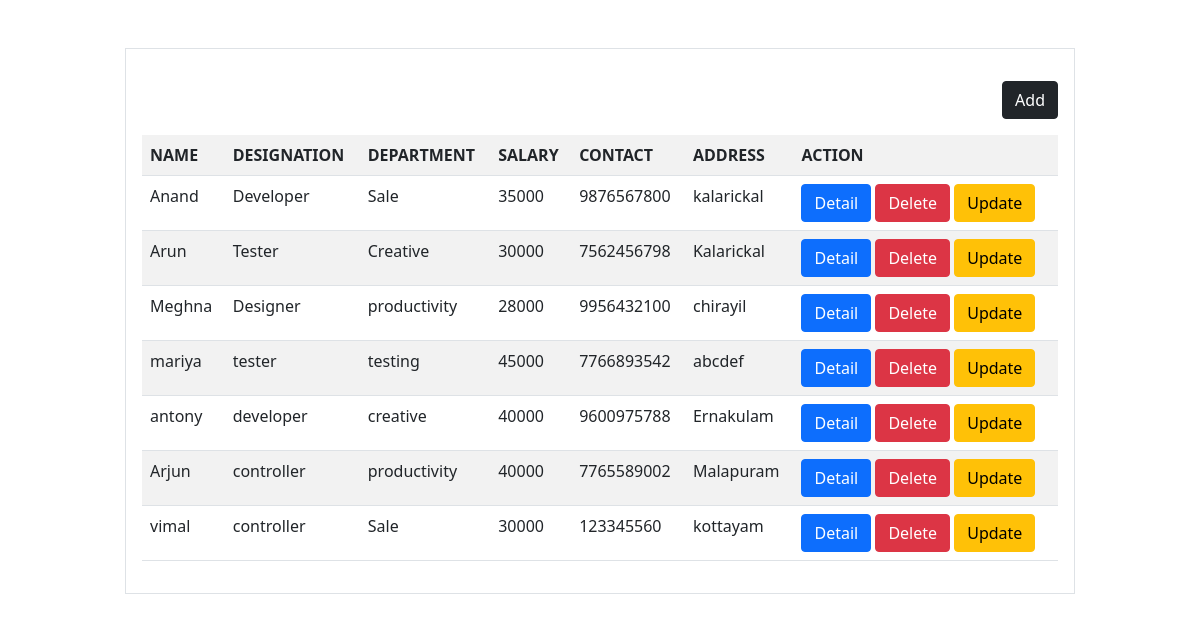
The app's page /employee/all/ with its own data.
### myapp/models.py (models this page shows)
class Employee(models.Model):
    name=models.CharField(max_length=200)
    designation=models.CharField(max_length=200)
    department=models.CharField(max_length=200)
    salary=models.PositiveIntegerField()
    contact=models.PositiveIntegerField()
    address=models.CharField(max_length=200)

### myapp/views.py (the view)
# urls.py: path('employee/all/',views.EmployeeListView.as_view(),name="employee-list"),
class EmployeeListView(View):
    def get(self,request,*args,**kwargs):
        qs=Employee.objects.all()
        return render(request,"employees_list.html",{"employee":qs})

### myapp/templates/employees_list.html (shortened to what this page needs)
<!DOCTYPE html>
<html lang="en">
<head>
    <link href="https://cdn.jsdelivr.net/npm/bootstrap@5.0.2/dist/css/bootstrap.min.css" rel="stylesheet">
</head>
<body>
    <div class="container mt-5">
        <div class="row">
            <div class="col-1"></div>
            <div class="col-10 border p-3 W-80 mx-auto">
                <div class="w-100 d-flex justify-content-end my-3">
                    <a href="{%url 'employee-add'%}" class="btn btn-dark">Add</a>
                </div>
                <table class="table table-striped">
                    <tr>
                        <th>NAME</th>
                        <th>DESIGNATION</th>
                        <th>DEPARTMENT</th>
                        <th>SALARY</th>
                        <th>CONTACT</th>
                        <th>ADDRESS</th>
                        <th>ACTION</th>
                    </tr>
                    {%for e in employee%}
                    <tr>
                        <td>{{e.name}}</td>
                        <td>{{e.designation}}</td>
                        <td>{{e.department}}</td>
                        <td>{{e.salary}}</td>
                        <td>{{e.contact}}</td>
                        <td>{{e.address}}</td>
                        <td>
                            <a href="{%url 'employee-detail' e.id%}" class="btn btn-primary">Detail</a>
                            <a href="{%url 'employee-delete' e.id%}" class="btn btn-danger">Delete</a>
                            <a href="{%url 'employee-update' e.id%}" class="btn btn-warning">Update</a>
                        </td>
                    </tr>
                    {%endfor%}
                </table>
            </div>
            <div class="col-1"></div>
        </div>
    </div>
</body>
</html>

### records on screen
Employee: name "Anand", designation "Developer", department "Sale", salary "35000", contact "9876567800", address "kalarickal"
Employee: name "Arun", designation "Tester", department "Creative", salary "30000", contact "7562456798", address "Kalarickal"
Employee: name "Meghna", designation "Designer", department "productivity", salary "28000", contact "9956432100", address "chirayil"
Employee: name "mariya", designation "tester", department "testing", salary "45000", contact "7766893542", address "abcdef"
Employee: name "antony", designation "developer", department "creative", salary "40000", contact "9600975788", address "Ernakulam"
Employee: name "Arjun", designation "controller", department "productivity", salary "40000", contact "7765589002", address "Malapuram"
Employee: name "vimal", designation "controller", department "Sale", salary "30000", contact "123345560", address "kottayam"
